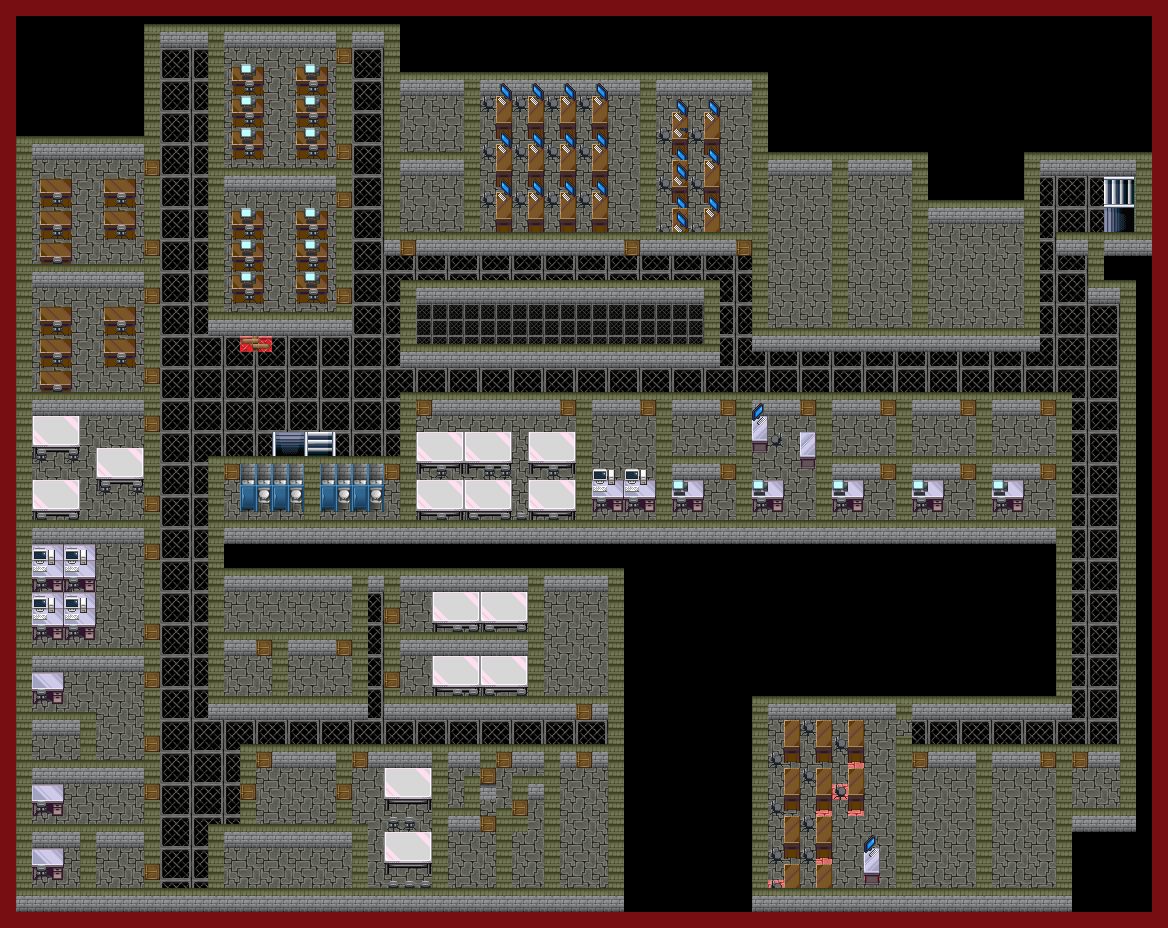

Below is a game level as drawn by its tile map, then a one-line description and the .tmx that defines it (tile-layer data replaced by summaries):
An orthogonal 73x58 tile map with 16x16 px tiles, 9 tile layers (collision, flr, stair, obj, ...), 11 tilesets and 1 object.

<map version="1.0.0" orientation="orthogonal" renderorder="right-down" width="73" height="58" tilewidth="16" tileheight="16" nextobjectid="1">
 <properties>
  <property name="unity:scale" value="0.0625" />
 </properties>
 <tileset firstgid="1" name="resize_!Door1" tilewidth="16" tileheight="16" tilecount="96" columns="12">
  <image source="tilesource/Door/resize_!Door1.png" width="192" height="128" />
 </tileset>
 <tileset firstgid="97" name="resize_TileA3" tilewidth="16" tileheight="16" tilecount="128" columns="16">
  <image source="tilesource/FloorWall/resize_TileA3.png" width="256" height="128" />
 </tileset>
 <tileset firstgid="225" name="red" tilewidth="16" tileheight="16" tilecount="2880" columns="72">
  <image source="tilesource/color/red.png" width="1152" height="648" />
  <tile id="0">
   <objectgroup draworder="index">
    <object id="1" x="0" y="0" width="16" height="16" />
   </objectgroup>
  </tile>
 </tileset>
 <tileset firstgid="3105" name="resize_TileA3_half" tilewidth="16" tileheight="8" tilecount="256" columns="16">
  <image source="tilesource/FloorWall/resize_TileA3.png" width="256" height="128" />
 </tileset>
 <tileset firstgid="3361" name="reverse_resize_가구들2 p" tilewidth="16" tileheight="16" tilecount="256" columns="16">
  <image source="tilesource/reverse_resize_가구들2 p.png" trans="a8a8a8" width="256" height="256" />
 </tileset>
 <tileset firstgid="3617" name="trans_TileA5" tilewidth="16" tileheight="16" tilecount="512" columns="16">
  <image source="tilesource/FloorWall/trans_TileA5.png" trans="a8a8a8" width="256" height="512" />
 </tileset>
 <tileset firstgid="4129" name="resize_가구들2 p" tilewidth="16" tileheight="16" tilecount="256" columns="16">
  <image source="tilesource/resize_가구들2 p.png" trans="a8a8a8" width="256" height="256" />
 </tileset>
 <tileset firstgid="4385" name="resize_가구들3 p" tilewidth="16" tileheight="16" tilecount="256" columns="16">
  <image source="tilesource/resize_가구들3 p.png" trans="a8a8a8" width="256" height="256" />
 </tileset>
 <tileset firstgid="4641" name="right_resize_가구들2 p" tilewidth="16" tileheight="16" tilecount="256" columns="16">
  <image source="tilesource/right_resize_가구들2 p.png" trans="a8a8a8" width="256" height="256" />
 </tileset>
 <tileset firstgid="4897" name="small_trans_TileA5" tilewidth="16" tileheight="16" tilecount="128" columns="8">
  <image source="tilesource/FloorWall/small_trans_TileA5.png" trans="a8a8a8" width="128" height="256" />
 </tileset>
 <tileset firstgid="5025" name="small_bothside_표지판" tilewidth="16" tileheight="16" tilecount="2" columns="2">
  <image source="tilesource/Obj/small_bothside_표지판.png" trans="003039" width="32" height="16" />
 </tileset>
 <layer name="collision" width="73" height="58">
  <data>[4234 cells, 1259 non-empty, 1 distinct tile ids]</data>
 </layer>
 <layer name="flr" width="73" height="58">
  <data>[4234 cells, 4234 non-empty, 17 distinct tile ids]</data>
 </layer>
 <layer name="stair" width="73" height="58">
  <data>[4234 cells, 16 non-empty, 16 distinct tile ids]</data>
 </layer>
 <layer name="obj" width="73" height="58">
  <data>[4234 cells, 431 non-empty, 27 distinct tile ids]</data>
 </layer>
 <layer name="wall" width="73" height="58">
  <data>[4234 cells, 1008 non-empty, 2 distinct tile ids]</data>
 </layer>
 <layer name="objon" width="73" height="58">
  <data>[4234 cells, 197 non-empty, 19 distinct tile ids]</data>
 </layer>
 <layer name="walltop" width="73" height="58">
  <data>[4234 cells, 995 non-empty, 4 distinct tile ids]</data>
 </layer>
 <layer name="wallattach" width="73" height="58">
  <data>[4234 cells, 0 non-empty, 0 distinct tile ids]</data>
 </layer>
 <layer name="door" width="73" height="58">
  <data>[4234 cells, 51 non-empty, 2 distinct tile ids]</data>
 </layer>
</map>
